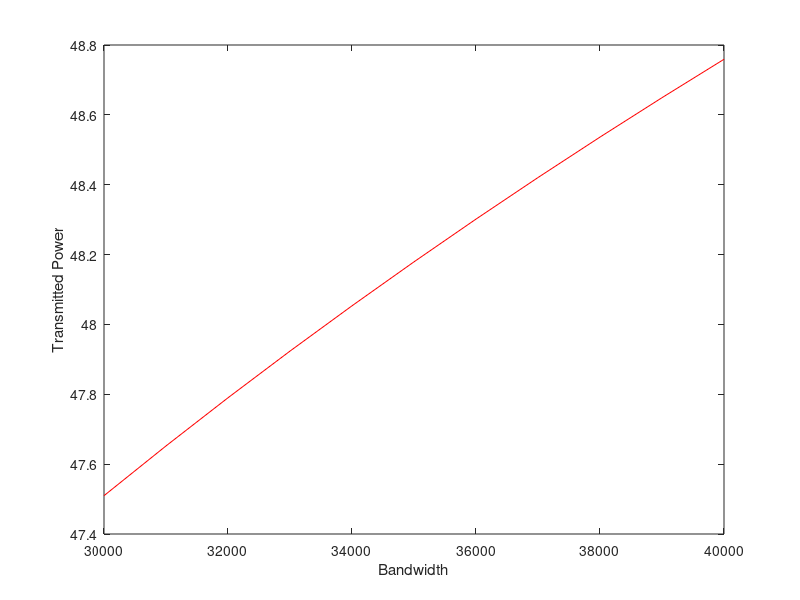

Source code (MATLAB):
clc;
clear all;
k=1.38*(10^(-23)); %Boltzmann Constant
T=273; % temperature
F=5; % Noise Figure

PSD=k*T*F; % Power Spectral Density

B=30*(10^3):(10^3):40*(10^3); % Bandwidth

NP=10*log10(PSD*B); %Noise Power in db
BER=10^(-4); %Bit Error Rate

% Calculation of Signal To Noise Ratio
x=(1-(2*BER));
display(x);
SNR=((x^2)/(1-(x^2)))*2;
display(SNR);
SNRdB=10*log10(SNR);
display(SNRdB);

%Given Data
Gt=12;
Gr=5;
L=167;
M=10;
LC=3;

%Transmitted Power
Pt=SNRdB-Gt-Gr+L+M+LC+NP;
display(Pt);
plot(B,Pt,'r');
xlabel('Bandwidth');
ylabel('Transmitted Power');
